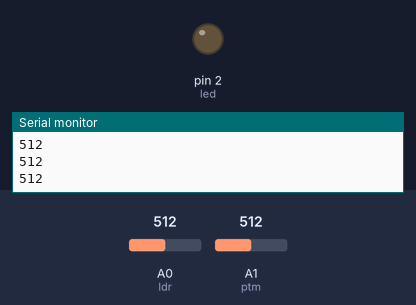
Bench run of a sketch on a simulated Arduino Uno, built with avr-gcc and run on an emulated ATmega328P. On the bench: output pins drawn as LEDs (lit = HIGH), the last lines printed to the serial monitor. Inputs (shaded band) come from the test bench; at power-on: A1 (ptm) = 512, A0 (ldr) = 512.

Above: at 1.2 s.
1.3 s: A1 (ptm) set to 521
At 1.7 s:
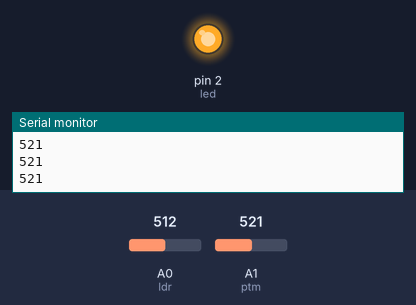
2.8 s: A1 (ptm) set to 511
At 4.0 s:
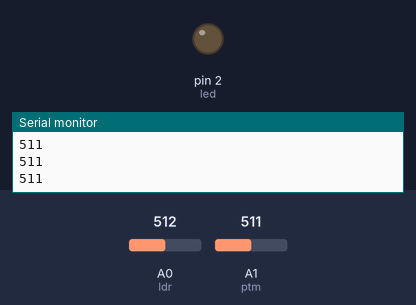
4.3 s: A1 (ptm) set to 716
At 5.6 s:
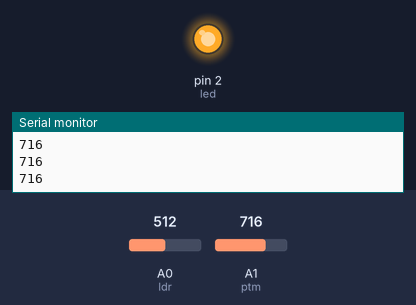
Timing chart, 0 to 7.3 s (numbered marks = the images above; inputs shaded):
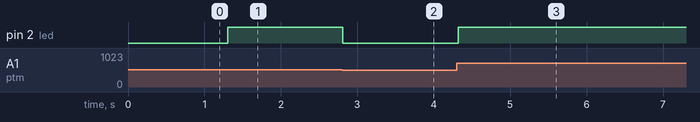

The sketch:

light_sensor.ino
```cpp
#define ldr A0
#define ptm A1
#define led 2
int vldr = 0;
int vlptc = 0;


void setup() {
  pinMode(ldr, INPUT);
  pinMode(ptm, INPUT);
  pinMode(led, OUTPUT);

  Serial.begin(9600);

}

void loop() {
  vldr = analogRead(ldr);
  vlptc = analogRead(ptm);

  if (vldr < vlptc) {
    digitalWrite(led, HIGH);
  } else {
    digitalWrite(led, LOW);
  }
  Serial.println(vlptc);
  //Serial.println(vldr);
  delay(100);

}
```

Measured:
- the behaviour switches between 512 and 513 on A1 (ptm) (found by bisection; images 0 and 1)
- after the input at 1.3 s, pin 2 (led): LOW → HIGH at once
- after the input at 2.8 s, pin 2 (led): HIGH → LOW at once
- after the input at 4.3 s, pin 2 (led): LOW → HIGH at once
